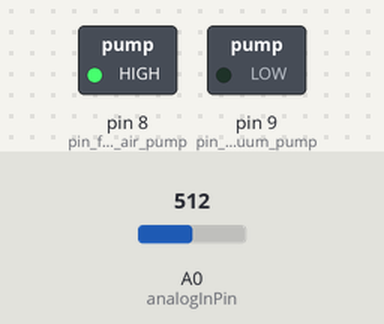
Bench run of a sketch on a simulated Arduino Uno, built with avr-gcc and run on an emulated ATmega328P. On the bench: switched loads named in the sketch (green lamp = pin HIGH). The test bench sets the inputs (shaded band); at power-on: A0 (analogInPin) = 512. What the sketch prints to the serial monitor is not drawn.

Above: at 0.3 s.
At 6.4 s:
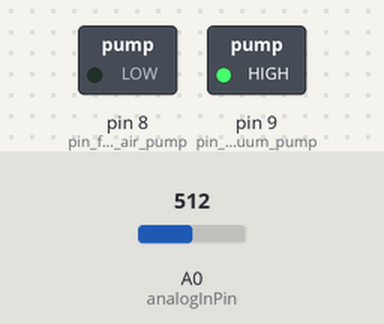
Timing chart, 0 to 16.3 s (numbered marks = the images above):
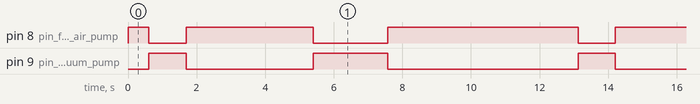

The sketch:

ecg_thesis.ino
```cpp
//code to generate and feed ecg signal samples time stretched by a period suitable for the balloon
short int arr[]={101,100,100,99,99,98,97,96,93,95,95,96,97,95,95,95,94,94,93,97,96,94,95,94,94,95,95,96,95,96,94,95,95,95,95,94,95,95,93,94,94,95,96,95,95,95,93,94,95,96,95,96,96,96,97,96,96,95,95,95,94,94,93,95,100,101,106,108,100,98,93,95,97,95,96,95,95,96,96,97,96,95,97,96,98,96,98,99,98,100,100,100,99,98,100,100,100,99,97,96,94,94,95,96,95,95,95,95,93,94,94,96,96,94,94,95,96,96,95,97,95,94,95,94,96,96,95,95,95,95,95,94,95,94,95,95,94,95,94,94,96,96,98,96,94,95,97,98,96,97,97,95,95,93,95,95,95,95,97,101,104,108,104,99,95,95,96,96,95,97,95,95,96,96,97,96,96,98,96,97,97,98,99,98,100,100,100,101,100,101,99,97,99,97,97,96,95,96,95,95,94,95,95,94,96,94,95,96,94,96,95,94,96,95,96,96,95,97,97,96,96,95,96,95,96,95,96,97,95,94,94,95,97,96,96,95,95,95,94,95,97,95,95,97,96,96,98,98,96,95,94,95,95,95,94,95,98,103,104,108,105,100,96,95,97,96,94,95,95,95,96,96,97,96,96,96,97,98,97,98,98,98,99,99,100,102,101,100,98,98,97,96,97,94,96,96,94,95,94,95,95,94,95,94,93,94,94,95,95,95,95,95,96,95,95,96,96,95,93,94,95,94,96,94,95,95,95,95,94,95,94,94,95,94,95,95,94,95,95,98,99,96,97,96,95,94,95,96,94,95,94,96,100,101,109,108,101,96,94,97,96,95,98,96,96,97,95,96,95,97,97,96,97,98,99,99,100,102,98,100,99,99,100,99,99,98,98,97,95,96,95,95,96,95,96,95,92,94,93,96,96,95,96,95,95,94,96,97,95,97,95,94,96,94,96,96,95,95,95,95,94,95,97,95,97,96,92,95,95,96,97,96,98,98,98,95,95,95,95,95,96,95,95,98,102,108,108,101,97,94};

short int i;

short int peakcnt,lpeakcount;
const int analogInPin = A0;

// value read from the Velostat
int sensorValue = 0;

void setup()
{
  digitalWrite(analogInPin, HIGH);
  pinMode(8, OUTPUT);//pin for the air pump
  pinMode(9,OUTPUT);//pin for vacuum pump
  Serial.begin(9600);
}


void loop()
{
  while(1)
  {
    peakcnt=0;//r peak count

    for(i=0;i<450;i++)
    {
      lpeakcount=0;//t peak count

      while(arr[i]<106)//initially before 1st r,air pump is on
      {
        if(i==450) break;
        //Serial.print(i);Serial.println("air pump on");
        digitalWrite(9,LOW);
        digitalWrite(8,HIGH);
        Serial.println(arr[i]);
        //Serial.print(" ");
        sensorValue = analogRead(analogInPin);
        //Serial.println(140-sensorValue);
        delay(9);
        i++;
      }

      //after the 1st r and till the 2nd t wave peak
      while(peakcnt<3)
      {
        //Serial.print(i);Serial.println("vaccuum pump on");

        if(i==450)
        {
           break;
        }

        Serial.println(arr[i]);
        //Serial.print(" ");
        sensorValue = analogRead(analogInPin);
        //Serial.println(140-sensorValue);

        if(arr[i]>106)//r peak--turn on vaccuum pump
        {
          peakcnt++;
        }
        digitalWrite(8,LOW);
        digitalWrite(9,HIGH);
        delay(9);

        if((peakcnt>=2)&&(arr[i]>98)&&(arr[i]<102))//between 1st r,upto 2nd t,t peak detection
        {
          lpeakcount++;
        }

        if(lpeakcount==2)//2 t peaks
        {
          peakcnt=3;//to break from the loop
          break;
        }

        i++;

      }

      //Serial.print(i);
      //Serial.println("air pump on");
      //turn on air pump at the 3rd t peak
      if(i==450)
      {
        break;
      }

      Serial.println(arr[i]);
      //Serial.print(" ");
      sensorValue = analogRead(analogInPin);
      //Serial.println(140-sensorValue);

      digitalWrite(9,LOW);
      digitalWrite(8,HIGH);
      delay(9);

    }


    //delayed ECG for test
    peakcnt=0;//r peak count

    for(i=0;i<450;i++)
    {
      lpeakcount=0;//t peak count

      while(arr[i]<106)//initially before 1st r,air pump is on
      {
        if(i==450) break;
        //Serial.print(i);Serial.println("air pump on");
        digitalWrite(9,LOW);
        digitalWrite(8,HIGH);
        Serial.println(arr[i]);
        //Serial.print(" ");
        sensorValue = analogRead(analogInPin);
        //Serial.println(140-sensorValue);
        delay(9);

        //repeat the data
        Serial.println(arr[i]);
        //Serial.print(" ");
        sensorValue = analogRead(analogInPin);
        //Serial.println(140-sensorValue);
        delay(9);

        i++;
      }

      //after the 1st r and till the 2nd t wave peak
      while(peakcnt<3)
      {
        //Serial.print(i);Serial.println("vaccuum pump on");

        if(i==450)
        {
           break;
        }

        Serial.println(arr[i]);
        //Serial.print(" ");
        sensorValue = analogRead(analogInPin);
        //Serial.println(140-sensorValue);

        //repeat the data
        delay(9);
        Serial.println(arr[i]);
        //Serial.print(" ");
        sensorValue = analogRead(analogInPin);
        //Serial.println(140-sensorValue);

        if(arr[i]>106)//r peak--turn on vaccuum pump
        {
          peakcnt++;
        }
        digitalWrite(8,LOW);
        digitalWrite(9,HIGH);
        delay(9);

        if((peakcnt>=2)&&(arr[i]>98)&&(arr[i]<102))//between 1st r,upto 2nd t,t peak detection
        {
          lpeakcount++;
        }

        if(lpeakcount==2)//2 t peaks
        {
          peakcnt=3;//to break from the loop
          break;
        }

        i++;

      }

      //Serial.print(i);
      //Serial.println("air pump on");
      //turn on air pump at the 3rd t peak
      if(i==450)
      {
        break;
      }

      Serial.println(arr[i]);
      //Serial.print(" ");
      sensorValue = analogRead(analogInPin);
      //Serial.println(140-sensorValue);

      //repeat the data
      delay(9);
      Serial.println(arr[i]);
      //Serial.print(" ");
      sensorValue = analogRead(analogInPin);
      //Serial.println(140-sensorValue);

      digitalWrite(9,LOW);
      digitalWrite(8,HIGH);
      delay(9);

    }
    //Serial.println("---------------One cycle---------------------");
  }
}
```

Measured:
- by itself, pin 8 (pin_for_the_air_pump): repeats every 12.5 s: LOW 1.1 s, HIGH 3.7 s, LOW 2.2 s, HIGH 5.6 s
- by itself, pin 9 (pin_for_vacuum_pump): repeats every 12.5 s: LOW 3.7 s, HIGH 2.2 s, LOW 5.6 s, HIGH 1.1 s
- by itself, everything shown: repeats every 12.5 s, in 4 steps
